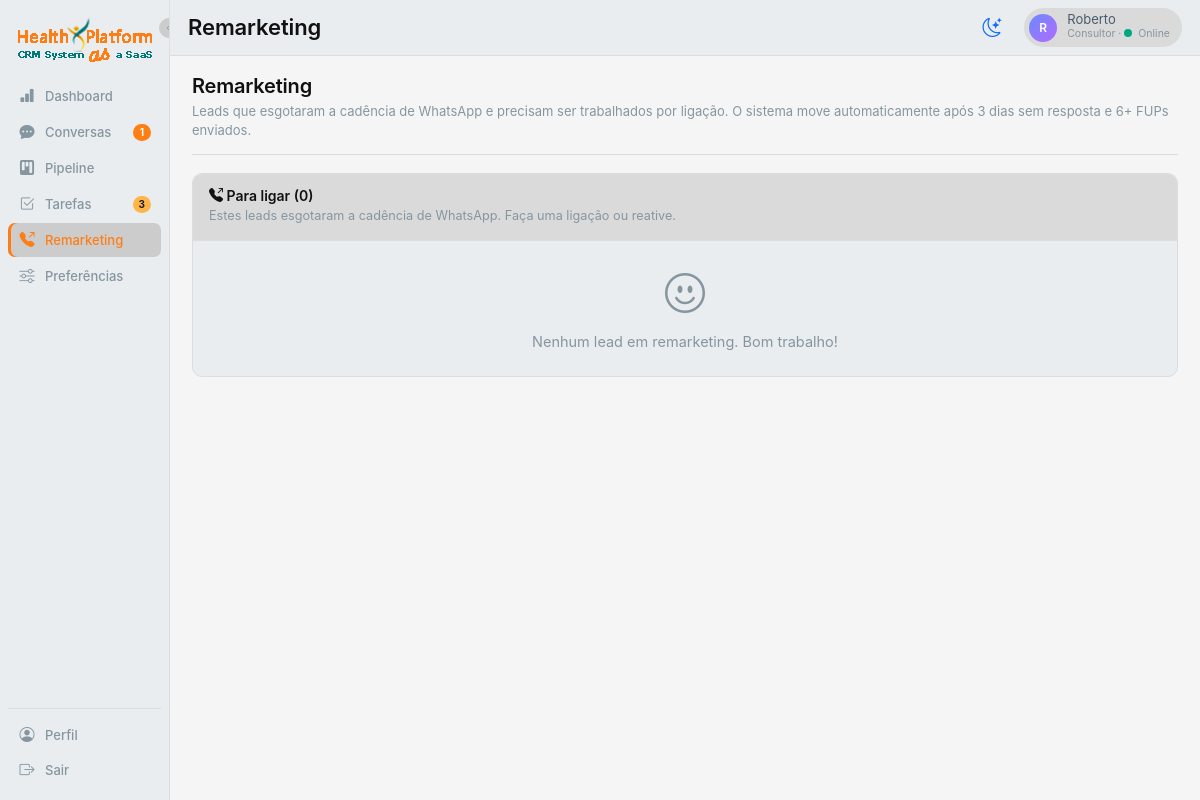
The app's page /remarketing (signed in) with its own data.
### app.py (models this page shows, shortened)
class User(db.Model):
    __tablename__ = 'users'
    id = db.Column(db.Integer, primary_key=True)
    name = db.Column(db.String(120), nullable=False)
    email = db.Column(db.String(120), unique=True, nullable=False)
    password_hash = db.Column(db.String(255), nullable=False)
    role = db.Column(db.String(20), default='consultor')  # master | admin | coordenador | lider | consultor
    weekly_quota = db.Column(db.Integer, default=20)
    is_online = db.Column(db.Boolean, default=True)
    is_active = db.Column(db.Boolean, default=True)
    is_blocked = db.Column(db.Boolean, default=False)  # bloqueado por master/coordenador (não recebe lead, não envia msg)
    blocked_reason = db.Column(db.String(255), default='')
    created_at = db.Column(db.DateTime, default=datetime.utcnow)
    manager_id = db.Column(db.Integer, db.ForeignKey('users.id'))
    manager = db.relationship('User', remote_side=[id], backref='subordinados')
    favorite_templates = db.Column(db.String(255), default='')  # ids separados por vírgula (max 3)
    favorite_followups = db.Column(db.String(255), default='')  # ids separados por vírgula (max 5)
    cadence_per_day = db.Column(db.Integer, default=2)        # quantos FUPs por dia (1-4)
    cadence_days = db.Column(db.Integer, default=3)           # quantos dias mantém cadência (1-3)
    cadence_interval_hours = db.Column(db.Integer, default=3) # intervalo mínimo entre FUPs no mesmo dia

### app.py (the view)
@app.route('/remarketing')
@login_required
def remarketing():
    u = current_user()
    base = Lead.query if u.role == 'admin' else Lead.query.filter_by(owner_id=u.id)
    leads = base.filter(Lead.moved_to_remarketing_at.isnot(None))\
                .order_by(desc(Lead.moved_to_remarketing_at)).all()
    prestes = []
    for lead in base.all():
        if lead.moved_to_remarketing_at:
            continue
        if lead.sent_without_response >= 2 and lead.last_inbound_at is None:
            prestes.append(lead)
    return render_template('remarketing.html', leads=leads, prestes=prestes[:10])

### app.py (called while the page is built)
def current_user():
    uid = session.get('user_id')
    if not uid:
        return None
    return db.session.get(User, uid)

def login_required(f):
    @wraps(f)
    def wrap(*args, **kwargs):
        if not session.get('user_id'):
            return redirect(url_for('login'))
        return f(*args, **kwargs)
    return wrap

def filter_leads_by_visibility(query, user):
    if user.role == 'master':
        return query
    if user.role == 'coordenador':
        return query.filter(Lead.owner_id.in_(visible_user_ids(user)))
    if user.role == 'lider':
        return query.filter(db.false())
    if user.role == 'admin':
        return query
    return query.filter(Lead.owner_id == user.id)

### templates/remarketing.html (shortened to what this page needs)
{% extends 'base.html' %}
{% block page_title %}Remarketing{% endblock %}
{% block content %}
<div class="page-header">
  <div>
    <h1 class="page-title-h">Remarketing</h1>
    <p class="page-subtitle">
      Leads que esgotaram a cadência de WhatsApp e precisam ser trabalhados por ligação.
      O sistema move automaticamente após 3 dias sem resposta e {{ current_user.cadence_per_day * 3 }}+ FUPs enviados.
    </p>
  </div>
</div>
<div class="card-cv">
  <div class="card-cv-header d-flex align-items-center justify-content-between">
    <div>
      <h5 class="mb-0"><i class="bi bi-telephone-outbound-fill"></i> Para ligar ({{ leads|length }})</h5>
      <span class="muted small">Estes leads esgotaram a cadência de WhatsApp. Faça uma ligação ou reative.</span>
    </div>
  </div>
  <div class="remarketing-list">
    {% for l in leads %}
    <div class="remarketing-row">
      <div class="avatar cold">{{ l.initial }}</div>
      <div class="rm-body">
        <div class="rm-name">
          {{ l.name }}
          {% if l.budget %}<span class="chip brand fs-11 ms-2">R$ {{ '%.0f'|format(l.budget) }}</span>{% endif %}
        </div>
        <div class="rm-meta text-mute">
          <i class="bi bi-telephone"></i> {{ l.phone or '—' }}
          {% if l.company %} · {{ l.company }}{% endif %}
          · Movido em {{ l.moved_to_remarketing_at.strftime('%d/%m %H:%M') }}
          · <b>{{ l.sent_without_response }} FUPs</b> sem resposta
        </div>
      </div>
      <div class="rm-actions d-flex gap-1">
        <a href="tel:{{ l.phone }}" class="btn btn-sm btn-brand" title="Ligar"><i class="bi bi-telephone"></i></a>
        <a href="{{ url_for('conversas', lead=l.id) }}" class="btn btn-sm btn-ghost" title="Conversa"><i class="bi bi-chat"></i></a>
        <button class="btn btn-sm btn-ghost" data-bs-toggle="modal" data-bs-target="#callModal{{ l.id }}" title="Registrar ligação">
          <i class="bi bi-mic"></i>
        </button>
        <form method="POST" action="{{ url_for('remarketing_reactivate', lead_id=l.id) }}" style="margin:0;">
          <button class="btn btn-sm btn-ghost" title="Reativar (voltar ao fluxo)"><i class="bi bi-arrow-counterclockwise"></i></button>
        </form>
      </div>
      <div class="modal fade" id="callModal{{ l.id }}" tabindex="-1">
        <div class="modal-dialog">
          <div class="modal-content">
            <form method="POST" action="{{ url_for('remarketing_call_done', lead_id=l.id) }}">
              <div class="modal-header">
                <h5 class="modal-title">Registrar ligação · {{ l.name }}</h5>
                <button type="button" class="btn-close" data-bs-dismiss="modal"></button>
              </div>
              <div class="modal-body">
                <label class="form-label">O que aconteceu na ligação?</label>
                <textarea name="note" class="form-control" rows="3" placeholder="ex: Atendeu, vai pensar mais um dia. Retornar quinta às 10h." required></textarea>
              </div>
              <div class="modal-footer">
                <button type="button" class="btn btn-ghost" data-bs-dismiss="modal">Cancelar</button>
                <button class="btn btn-brand">Registrar</button>
              </div>
            </form>
          </div>
        </div>
      </div>
    </div>
    {% else %}
    <div class="empty-state p-4 text-center">
      <i class="bi bi-emoji-smile fs-1 text-mute"></i>
      <div class="text-mute mt-2">Nenhum lead em remarketing. Bom trabalho!</div>
    </div>
    {% endfor %}
  </div>
</div>
{% endblock %}

### templates/base.html (shortened to what this page needs)
<!doctype html>
<html lang="pt-BR">
<head>
  <link href="https://cdn.jsdelivr.net/npm/bootstrap@5.3.2/dist/css/bootstrap.min.css" rel="stylesheet">
  <link href="https://cdn.jsdelivr.net/npm/bootstrap-icons@1.11.2/font/bootstrap-icons.css" rel="stylesheet">
  <link rel="stylesheet" href="{{ url_for('static', filename='css/app.css') }}">
</head>
<body data-lead-id="{{ lead_id_for_js or '' }}" data-user-id="{{ current_user.id if current_user else '' }}"
  data-user-role="{{ current_user.role if current_user else '' }}">
  {% if current_user %}
  <div class="app-shell">
    <aside class="sidebar">
      <button type="button" class="sidebar-toggle" onclick="toggleSidebar()" title="Expandir/recolher menu">
        <i class="bi bi-chevron-left"></i>
      </button>
      <div class="brand" title="CRM Conversacional">
        <img src="{{ url_for('static', filename='imgs/logo.png') }}" alt="Logo" class="logo">
      </div>
      <a href="{{ url_for('dashboard') }}" data-tip="Dashboard"
        class="nav-item {% if active_nav == 'dashboard' %}active{% endif %}">
        <i class="bi bi-bar-chart-fill"></i><span class="nav-label">Dashboard</span>
      </a>
      {% if current_user.role in ('consultor', 'master', 'coordenador') %}
      <a href="{{ url_for('conversas') }}" data-tip="Conversas"
        class="nav-item {% if active_nav == 'conversas' %}active{% endif %}">
        <i class="bi bi-chat-dots-fill"></i>
        <span class="nav-label">Conversas</span>
        {% if unread_count and unread_count > 0 %}<span class="nav-badge">{{ unread_count }}</span>{% endif %}
      </a>
      <a href="{{ url_for('pipeline') }}" data-tip="Pipeline"
        class="nav-item {% if active_nav == 'pipeline' %}active{% endif %}">
        <i class="bi bi-kanban-fill"></i><span class="nav-label">Pipeline</span>
      </a>
      <a href="{{ url_for('tarefas') }}" data-tip="Tarefas"
        class="nav-item {% if active_nav == 'tarefas' %}active{% endif %}">
        <i class="bi bi-check2-square"></i><span class="nav-label">Tarefas</span>
        {% if pending_tasks and pending_tasks > 0 %}<span class="nav-badge nav-badge-warn">{{ pending_tasks }}</span>{%
        endif %}
      </a>
      <a href="{{ url_for('remarketing') }}" data-tip="Remarketing"
        class="nav-item {% if active_nav == 'remarketing' %}active{% endif %}">
        <i class="bi bi-telephone-outbound-fill"></i><span class="nav-label">Remarketing</span>
      </a>
      {% endif %}
      {% if current_user.role in ('consultor', 'master', 'coordenador') %}
      <a href="{{ url_for('preferencias') }}" data-tip="Preferências"
        class="nav-item {% if active_nav == 'preferencias' %}active{% endif %}">
        <i class="bi bi-sliders"></i><span class="nav-label">Preferências</span>
      </a>
      {% endif %}
      <div class="nav-bottom">
        <a href="{{ url_for('perfil') }}" data-tip="Perfil"
          class="nav-item {% if active_nav == 'perfil' %}active{% endif %}">
          <i class="bi bi-person-circle"></i><span class="nav-label">Perfil</span>
        </a>
        <a href="{{ url_for('logout') }}" data-tip="Sair" class="nav-item">
          <i class="bi bi-box-arrow-right"></i><span class="nav-label">Sair</span>
        </a>
      </div>
    </aside>
    <main class="main">
      <div class="topbar">
        <div class="page-title">{% block page_title %}{% endblock %}</div>
        <button id="themeToggle" class="btn btn-link text-decoration-none theme-toggle-btn"
          title="Alternar tema claro/escuro" type="button">
          <i id="themeIcon" class="bi bi-moon-stars"></i>
        </button>
        <div class="user-chip">
          <div class="avatar">{{ current_user.name[0]|upper }}</div>
          <div>
            <div class="user-name">{{ current_user.name }}</div>
            <div class="user-role-status">
              {% if current_user.role == 'admin' %}Administrador{% else %}Consultor{% endif %}
              · <span class="status-dot {% if current_user.is_online %}online{% else %}offline{% endif %}"></span>{% if
              current_user.is_online %}Online{% else %}Offline{% endif %}
            </div>
          </div>
        </div>
      </div>
      <div class="content {% block content_class %}{% endblock %}">
        {% block content %}{% endblock %}
      </div>
    </main>
  </div>
  {% else %}
  {% block anon %}{% endblock %}
  {% endif %}
</body>
</html>

### records on screen
User: name "R", name "Roberto", current_user.cadence_per_day*3 "6"

### other values on screen
{{ unread_count }} "1"
{{ pending_tasks }} "3"
{{ leads|length }} "0"
